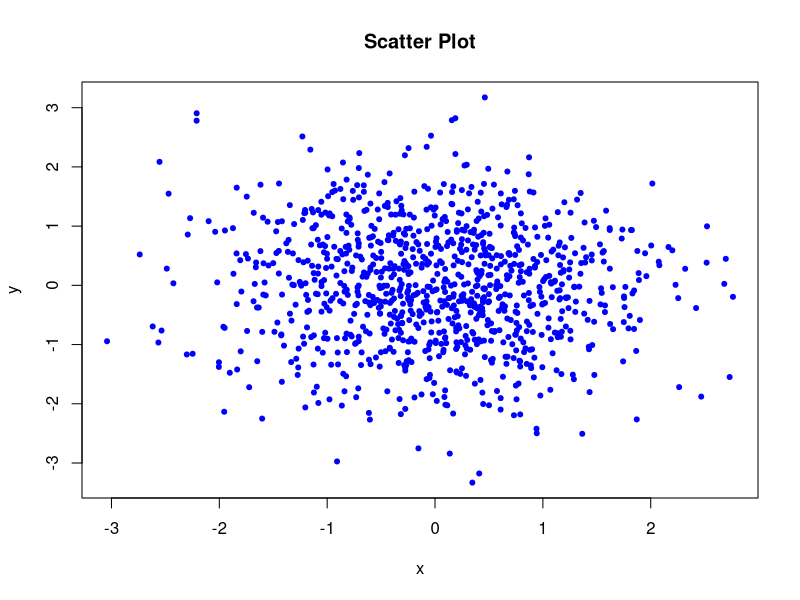
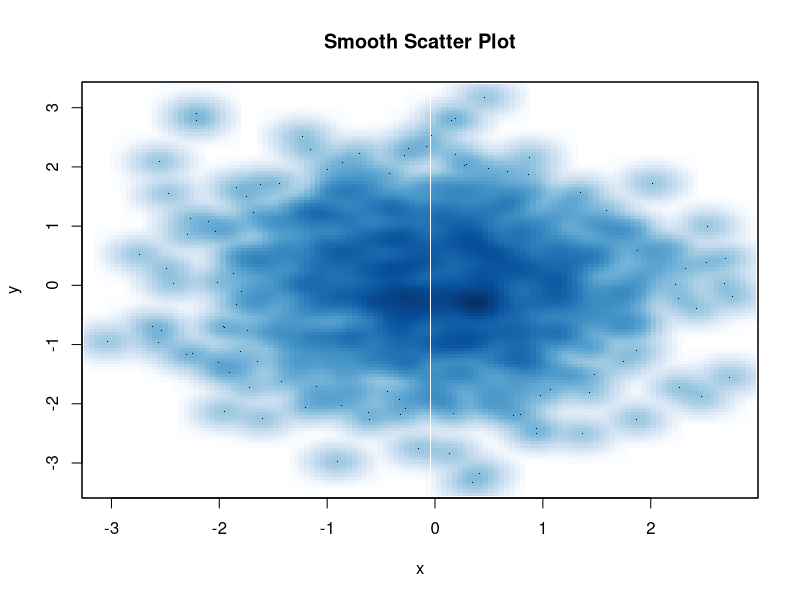

These figures' R source, in order:
set.seed(9)
x <- rnorm(1000)
y <- rnorm(1000)

# Ordinary scatter plot
plot(x, y, main = "Scatter Plot", xlab = "x", ylab = "y", pch = 20, col = "blue")

# Smooth scatter plot (shows where the points are dense)
smoothScatter(x, y, main = "Smooth Scatter Plot", xlab = "x", ylab = "y")
